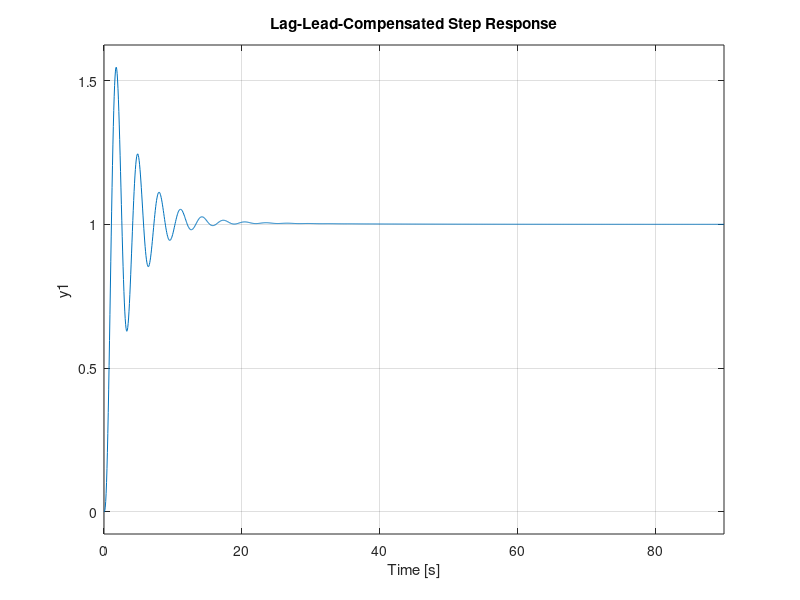

MATLAB code to generate this figure:
clf % Clear graph.
pos=input('Type %OS '); % Input desired percent overshoot.
Tp=input('Type peak time '); % Input desired peak time.
Kv=input('Type value of Kv '); % Input desired Kv.
numg=[1]; % Define numerator of G(s).
deng=poly([0 -1 -4]); % Define denominator of G(s).
G=tf(numg,deng); % Create G(s) without K.
s=tf([1 0],1); % Create transfer function,'s'.
sG=s*G; % Create sG(s).
sG=minreal(sG); % Cancel common factors.
K=dcgain(Kv/sG); % Solve for K.
'G(s)' % Display label.
G=tf(K*numg,deng); % Put K into G(s).
G=zpk(G) % Convert G(s) to factored form and
% display.
z=(-log(pos/100))/(sqrt(pi^2+log(pos/100)^2));
% Calculate required damping ratio.
Pmreq=atan(2*z/(sqrt(-2*z^2+sqrt(1+4*z^4))))*(180/pi);
% Calculate required phase margin.
wn=pi/(Tp*sqrt(1-z^2)); % Calculate required natural
% frequency.
wBW=wn*sqrt((1-2*z^2)+sqrt(4*z^4-4*z^2+2));
% Determine required bandwidth.
wpm=0.8*wBW; % Choose new phase-margin
% frequency.
[M,P]=bode(G,wpm); % Get Bode data.
Pmreqc=Pmreq-(180+P)+5; % Find phase contribution required
% from lead compensator
% with additional 5 degrees.
beta=(1-sin(Pmreqc*pi/180))/(1+sin(Pmreqc*pi/180));
% Find beta.
% Design lag compensator zero, pole,
% and gain.
zclag=wpm/10; % Calculate zero of lag compensator.
pclag=zclag*beta; % Calculate pole of lag compensator.
Kclag=beta; % Calculate gain of lag compensator.
'Lag compensator, Glag(s)' % Display label.
Glag=tf(Kclag*[1 zclag],[1 pclag]); % Create lag compensator.
Glag=zpk(Glag) % Convert Glag(s) to factored form
% and display.
% Design lead compensator zero,
% pole, and gain.
zclead=wpm*sqrt(beta); % Calculate zero of lead
% compensator.
pclead=zclead/beta; % Calculate pole of lead
% compensator.
Kclead=1/beta; % Calculate gain of lead
% compensator.
'Lead compensator' % Display label.
Glead=tf(Kclead*[1 zclead],[1 pclead]);
% Create lead compensator.
Glead=zpk(Glead) % Convert Glead(s) to factored form
% and display.
'Lag-Lead Compensated Ge(s)' % Display label.
Ge=G*Glag*Glead % Create compensated system,
% Ge(s)=G(s) Glag(s) Glead(s).
sGe=s*Ge; % Create sGe(s).
sGe=minreal(sGe); % Cancel common factors.
Kv=dcgain(sGe) % Calculate Kv.
T=feedback(Ge,1); % Find T(s).
step(T) % Generate closed-loop, lag-lead-
% compensated step response.
title('Lag-Lead-Compensated Step Response')
% Add title to lag-lead-
% compensated
% step response.
pause